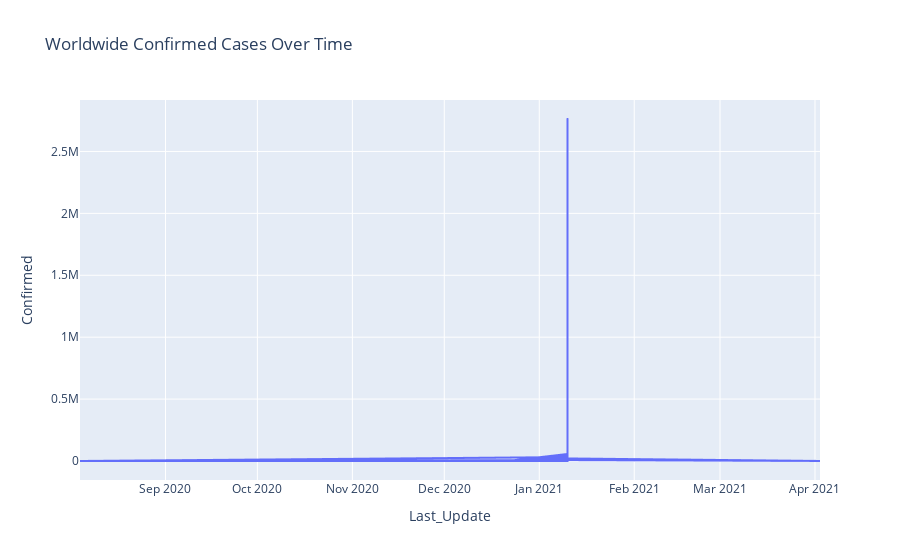

Notebook source saved alongside this figure:
### Code cell
# not sure why the graph looks wierd. Maybe i missed something
covid_data['Last_Update'] = pd.to_datetime(covid_data['Last_Update'])
fig = px.line(covid_data, x='Last_Update', y='Confirmed', title='Worldwide Confirmed Cases Over Time')
pio.show(fig)

### Figure 1 — Plotly figure (JSON) as saved in the notebook; plotly's stock layout.template omitted (floating-point values rounded to 4 significant figures; data arrays with more than 128 entries replaced by an {"elided": "..."} marker saying what was removed)
{"data": [{"hovertemplate": "Last_Update=%{x}<br>Confirmed=%{y}<extra></extra>", "legendgroup": "", "line": {"color": "#636efa", "dash": "solid"}, "marker": {"symbol": "circle"}, "mode": "lines", "name": "", "showlegend": false, "type": "scattergl", "x": {"elided": "4012 str values"}, "xaxis": "x", "y": {"elided": "4012 int values"}, "yaxis": "y"}], "layout": {"legend": {"tracegroupgap": 0}, "title": {"text": "Worldwide Confirmed Cases Over Time"}, "xaxis": {"anchor": "y", "domain": [0, 1], "title": {"text": "Last_Update"}}, "yaxis": {"anchor": "x", "domain": [0, 1], "title": {"text": "Confirmed"}}}}
